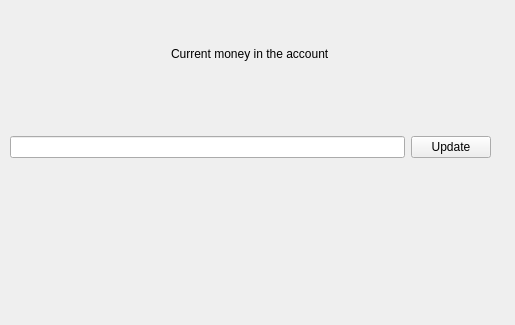
<?xml version="1.0" encoding="UTF-8"?>
<ui version="4.0">
 <class>MainWindow</class>
 <widget class="QMainWindow" name="MainWindow">
  <property name="geometry">
   <rect>
    <x>0</x>
    <y>0</y>
    <width>515</width>
    <height>325</height>
   </rect>
  </property>
  <property name="windowTitle">
   <string>Expenses Calculator</string>
  </property>
  <widget class="QWidget" name="centralwidget">
   <widget class="QWidget" name="verticalLayoutWidget">
    <property name="geometry">
     <rect>
      <x>10</x>
      <y>10</y>
      <width>481</width>
      <height>181</height>
     </rect>
    </property>
    <layout class="QVBoxLayout" name="verticalLayout">
     <property name="sizeConstraint">
      <enum>QLayout::SetMaximumSize</enum>
     </property>
     <property name="rightMargin">
      <number>0</number>
     </property>
     <item alignment="Qt::AlignHCenter|Qt::AlignVCenter">
      <widget class="QLabel" name="label_2">
       <property name="text">
        <string>Current money in the account</string>
       </property>
      </widget>
     </item>
     <item>
      <layout class="QHBoxLayout" name="horizontalLayout">
       <item>
        <widget class="QLineEdit" name="total_money">
         <property name="sizePolicy">
          <sizepolicy hsizetype="MinimumExpanding" vsizetype="Fixed">
           <horstretch>0</horstretch>
           <verstretch>0</verstretch>
          </sizepolicy>
         </property>
        </widget>
       </item>
       <item alignment="Qt::AlignHCenter|Qt::AlignVCenter">
        <widget class="QPushButton" name="update_button">
         <property name="enabled">
          <bool>true</bool>
         </property>
         <property name="sizePolicy">
          <sizepolicy hsizetype="Minimum" vsizetype="Fixed">
           <horstretch>0</horstretch>
           <verstretch>0</verstretch>
          </sizepolicy>
         </property>
         <property name="minimumSize">
          <size>
           <width>0</width>
           <height>0</height>
          </size>
         </property>
         <property name="maximumSize">
          <size>
           <width>100</width>
           <height>16777215</height>
          </size>
         </property>
         <property name="text">
          <string>Update</string>
         </property>
        </widget>
       </item>
      </layout>
     </item>
    </layout>
   </widget>
  </widget>
  <widget class="QMenuBar" name="menubar">
   <property name="enabled">
    <bool>true</bool>
   </property>
   <property name="geometry">
    <rect>
     <x>0</x>
     <y>0</y>
     <width>515</width>
     <height>21</height>
    </rect>
   </property>
  </widget>
 </widget>
 <resources/>
 <connections/>
</ui>
